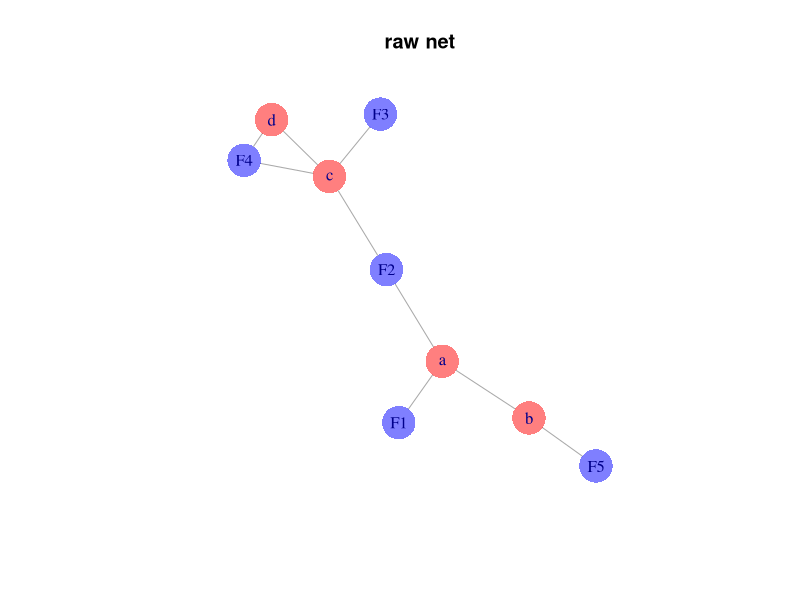
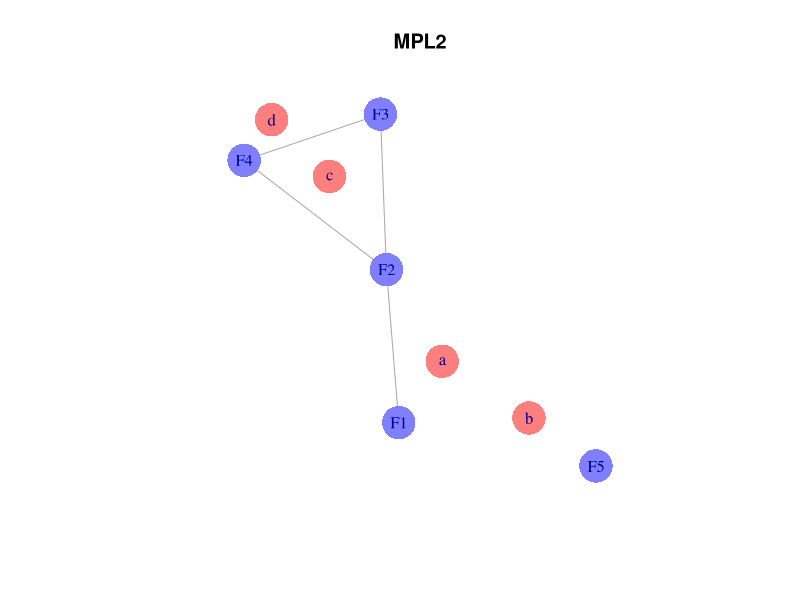
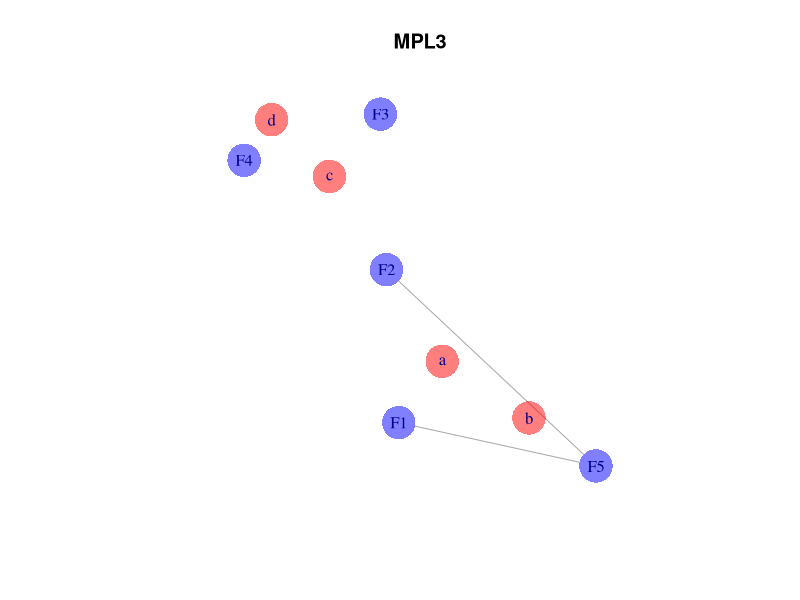
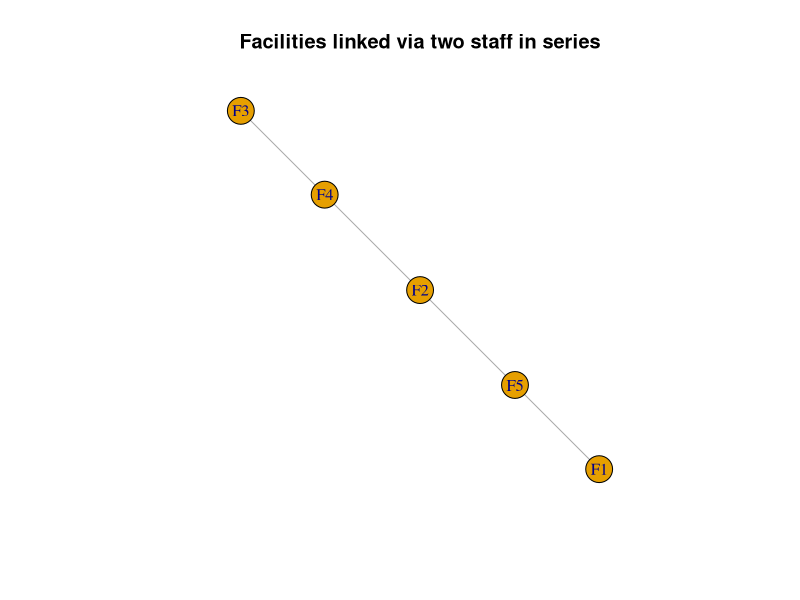

Write the R code that produced these figures, in order.
## ---- chunk 1

#-----------------------------------
# load libraries
library(tidyverse)
library(igraph)
library(scales)
library(reshape2)
#-----------------------------------
# globals
# function to plot
plotNet <- function(g, ecolor = "black", mycoords = coords, title = ""){
  plot(g, 
       layout=mycoords,
       vertex.color = get.vertex.attribute(graph = g, name = "color"),
       # vertex.frame.color= get.vertex.attribute(graph = g, name = "color"),
       vertex.size = 19,
       vertex.frame.color = "transparent",
       main = title
       # ,vertex.label=NA
       )
}

# ac.dist to edge list format:
gen.mat.to.edge.list<-function(mat,symmetric=TRUE,diagonal=FALSE,text=FALSE){
  #create edge list from matrix
  # if symmetric duplicates are removed
  mat<-as.matrix(mat)
  id<-is.na(mat) # used to allow missing
  mat[id]<-"nna"
  if(symmetric){mat[lower.tri(mat)]<-"na"} # use to allow missing values
  if(!diagonal){diag(mat)<-"na"}
  obj<-melt(mat)
  colnames(obj)<-c("from","to","value")
  obj<-obj[!obj$value=="na",]
  obj$value[obj$value=="nna"]<-NA
  if(!text){obj$value<-as.numeric(as.character(obj$value))}
  return(obj)
  # remove duplicates
}

## ---- chunk 2

# create network
#vertices:
v.df <- data.frame(id = c("F1","F2","F3","F4","F5","a","b","c", "d"),
                   type = c(rep("facility", times = 5),
                            rep("staff", times = 4)))
v.df$color <- ifelse(v.df$type == "facility", alpha("blue",.5), alpha("red",.5))

#edges
e.df <- data.frame(source = c("F1","F2","F2","F3","F4","F4","F5","a","c"),
                    target = c("a","a","c","c","c","d","b","b","d"))

# create igraph object
g <- graph.data.frame(d = e.df, directed = FALSE, v = v.df)

# define layout for raw data
coords.r <- layout.fruchterman.reingold(g)

plotNet(g, mycoords = coords.r, title = "raw net")
## ---- chunk 3
# calculate the shortest distance between all aged cre nodes:
ac.dist <- igraph::distances(g, v = V(g)$type == "facility", 
                               to = V(g)$type == "facility",
                     mode = "all")

# from matrix to edge list
pl.edg <- gen.mat.to.edge.list(ac.dist, symmetric = TRUE,
                                 diagonal = FALSE, text = FALSE)
# subset mpl2
mpl2.edf <- subset(pl.edg, value == 2)

# create network object
g.mpl2 <- graph.data.frame(d = mpl2.edf,
                           directed = FALSE,
                           v = v.df)
plotNet(g.mpl2, mycoords = coords.r, title = "MPL2")

## ---- chunk 4

# subset mpl3
mpl3.edf <- subset(pl.edg, value == 3)

# create network object
g.mpl3 <- graph.data.frame(d = mpl3.edf,
                           directed = FALSE,
                           v = v.df)
plotNet(g.mpl3, mycoords = coords.r, title = "MPL3")

## ---- chunk 5
staff.edges = e.df %>%
  filter(!str_detect(source, "F"))
employment.edges = e.df %>%
  filter(str_detect(source, "F")) %>%
  rename(facility = source,
         staff = target)
collapsed.edges = staff.edges %>%
  inner_join(employment.edges, by=c("source"="staff")) %>%
  inner_join(employment.edges, by=c("target"="staff"), suffix=c(".source", ".target")) %>%
  filter(facility.source != facility.target) %>%
  select(facility.source, facility.target)
g3 = graph.data.frame(collapsed.edges, directed = F)
plot(g3, main="Facilities linked via two staff in series")
